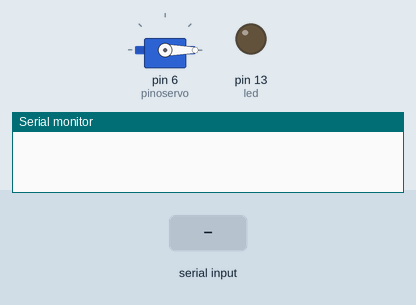
A sketch run on a simulated Arduino Uno, built with avr-gcc and run on an emulated ATmega328P. Shown: servo, output pins drawn as LEDs (lit = HIGH), the last lines printed to the serial monitor. Inputs (shaded band) come from the test bench.

Above: at 1.2 s.
1.3 s: "+" received over Serial
At 1.7 s:
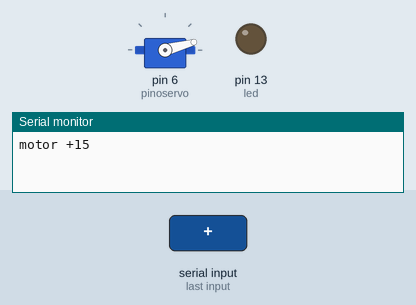
2.8 s: "+" received over Serial
At 4.0 s:
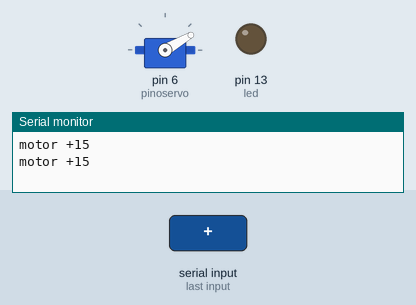
4.3 s: "-" received over Serial
At 5.1 s:
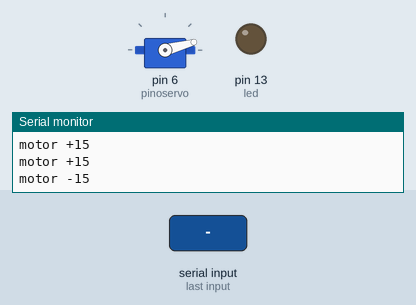
Timing chart, 0 to 7.3 s (numbered marks = the images above; inputs shaded):
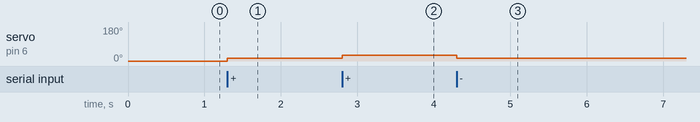

Measured:
- after the input at 1.3 s, servo on pin 6 (pinoservo): 0° → 15° at once
- after the input at 2.8 s, servo on pin 6 (pinoservo): 15° → 30° at once
- after the input at 4.3 s, servo on pin 6 (pinoservo): 30° → 15° at once

The sketch:

MIC_1_27-10.ino
```cpp
#include <Servo.h>

Servo servomotor;
int pinoservo = 6,valormotor = 0;
int led = 13;
char entrada;
void setup()
{
  Serial.begin(9600);
  pinMode(led, OUTPUT);
  pinMode(pinoservo, OUTPUT);
  servomotor.attach(pinoservo);
  servomotor.write(0);
}

void loop()
{
  if(Serial.available() > 0)
  {
    entrada = (char) Serial.read();
    if ((entrada == '+') && (valormotor <=165))
    {
      valormotor = valormotor + 15;
      servomotor.write(valormotor);
      Serial.println("motor +15");
    }
    if ((entrada == '-') && (valormotor >=15))
    {
      valormotor = valormotor - 15;
      servomotor.write(valormotor);
      Serial.println("motor -15");
    }
  }

}
```
